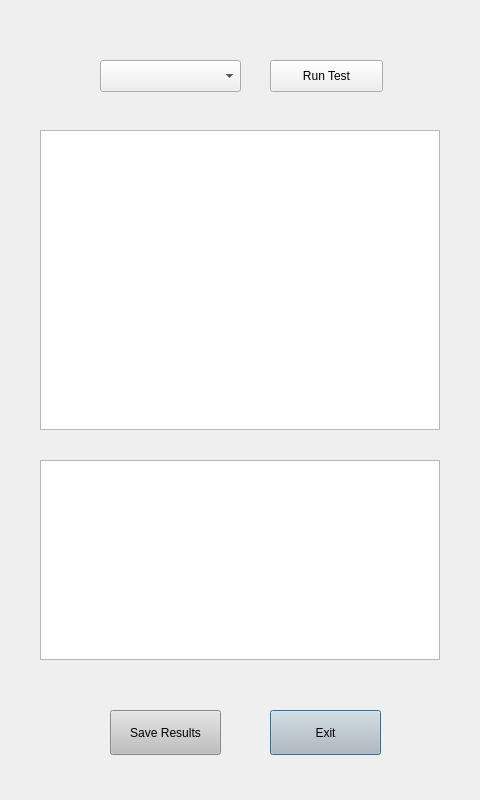
<?xml version="1.0" encoding="UTF-8"?>
<ui version="4.0">
 <class>runTests</class>
 <widget class="QDialog" name="runTests">
  <property name="geometry">
   <rect>
    <x>0</x>
    <y>0</y>
    <width>480</width>
    <height>800</height>
   </rect>
  </property>
  <property name="windowTitle">
   <string>Dialog</string>
  </property>
  <property name="styleSheet">
   <string notr="true"/>
  </property>
  <widget class="QGraphicsView" name="graphicsView">
   <property name="geometry">
    <rect>
     <x>40</x>
     <y>130</y>
     <width>400</width>
     <height>300</height>
    </rect>
   </property>
  </widget>
  <widget class="QGraphicsView" name="graphicsView_2">
   <property name="geometry">
    <rect>
     <x>40</x>
     <y>460</y>
     <width>400</width>
     <height>200</height>
    </rect>
   </property>
  </widget>
  <widget class="QPushButton" name="pushButton">
   <property name="geometry">
    <rect>
     <x>270</x>
     <y>60</y>
     <width>113</width>
     <height>32</height>
    </rect>
   </property>
   <property name="text">
    <string>Run Test</string>
   </property>
  </widget>
  <widget class="QComboBox" name="comboBox">
   <property name="geometry">
    <rect>
     <x>100</x>
     <y>60</y>
     <width>141</width>
     <height>32</height>
    </rect>
   </property>
  </widget>
  <widget class="QPushButton" name="continue5">
   <property name="geometry">
    <rect>
     <x>110</x>
     <y>710</y>
     <width>111</width>
     <height>45</height>
    </rect>
   </property>
   <property name="styleSheet">
    <string notr="true">background-color: rgb(191, 191, 191);




</string>
   </property>
   <property name="text">
    <string>Save Results</string>
   </property>
   <property name="autoDefault">
    <bool>false</bool>
   </property>
   <property name="default">
    <bool>true</bool>
   </property>
   <property name="flat">
    <bool>false</bool>
   </property>
  </widget>
  <widget class="QPushButton" name="continue5_2">
   <property name="geometry">
    <rect>
     <x>270</x>
     <y>710</y>
     <width>111</width>
     <height>45</height>
    </rect>
   </property>
   <property name="styleSheet">
    <string notr="true">background-color: rgb(191, 191, 191);



</string>
   </property>
   <property name="text">
    <string>Exit</string>
   </property>
   <property name="autoDefault">
    <bool>false</bool>
   </property>
   <property name="default">
    <bool>true</bool>
   </property>
   <property name="flat">
    <bool>false</bool>
   </property>
  </widget>
 </widget>
 <resources/>
 <connections/>
</ui>
